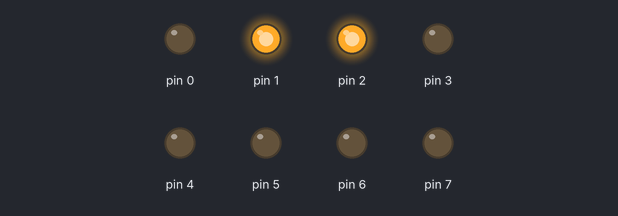
Bench run of a sketch on a simulated Arduino Uno, built with avr-gcc and run on an emulated ATmega328P. On the bench: output pins drawn as LEDs (lit = HIGH).

Above: at 0.5 s.
At 2.5 s:
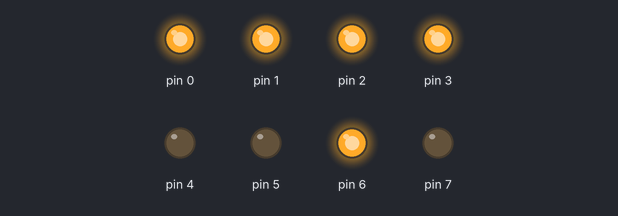
At 4.5 s:
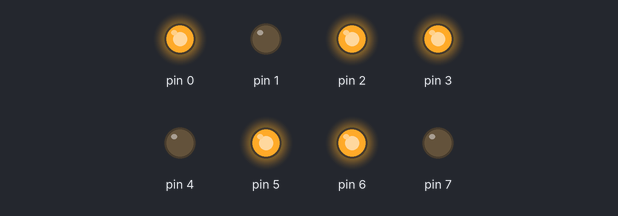
At 9.5 s:
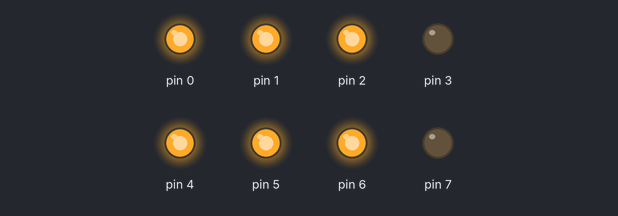
At 13.5 s:
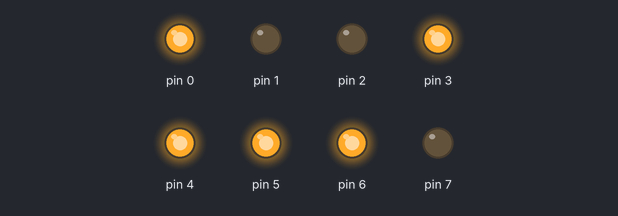
At 18.5 s:
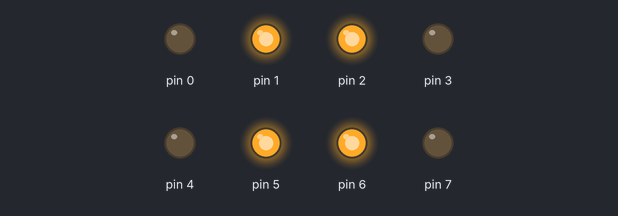
Timing chart, 0 to 19.5 s (numbered marks = the images above):
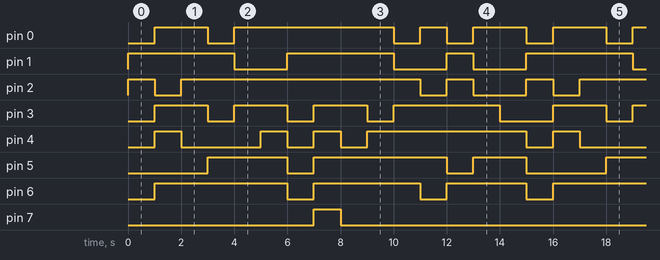

Measured:
- by itself, pin 0: repeats every 15.0 s: LOW 1.0 s, HIGH 6.0 s, LOW 1.0 s, HIGH 1.0 s, 2 × (LOW 1.0 s, HIGH 2.0 s)
- by itself, pin 1: repeats every 15.0 s: LOW 2.0 s, HIGH 4.0 s, LOW 2.0 s, HIGH 1.0 s, LOW 2.0 s, HIGH 4.0 s
- by itself, pin 2: repeats every 15.0 s: LOW 1.0 s, HIGH 9.0 s, LOW 1.0 s, HIGH 1.0 s, LOW 2.0 s, HIGH 1.0 s
- by itself, pin 3: repeats every 15.0 s: 2 × (LOW 1.0 s, HIGH 2.0 s), LOW 1.0 s, HIGH 4.0 s, LOW 2.0 s, HIGH 2.0 s
- by itself, pin 4: repeats every 15.0 s: LOW 3.0 s, 2 × (HIGH 1.0 s, LOW 1.0 s), HIGH 6.0 s, LOW 1.0 s, HIGH 1.0 s
- by itself, pin 5: repeats every 15.0 s: LOW 1.0 s, HIGH 5.0 s, LOW 1.0 s, HIGH 2.0 s, LOW 3.0 s, HIGH 3.0 s
- by itself, pin 6: repeats every 15.0 s: LOW 1.0 s, HIGH 4.0 s, LOW 1.0 s, HIGH 3.0 s, LOW 1.0 s, HIGH 5.0 s
- by itself, pin 7: alternates HIGH for 1.0 s and LOW for 14.0 s

The sketch:

7_segment_counter.ino
```cpp
void setup() {
  // put your setup code here, to run once:
DDRD=0B11111111;
}

void loop() {
  // put your main code here, to run repeatedly:
 // 1 = 0B00000110
 // 2 = 0B01011011
 // 3 = 0B01001111
 // 4 = 0B01100110
 // 5 = 0B01101101
 // 6 = 0B01111101
 // 7 = 0B00000111
 // 8 = 0B11111111
 // 9 = 0B01101111
 // A = 0B01110111
 // B = 0B01111100
 // C = 0B00111001
 // D = 0B01011110
 // E = 0B01111001
 // F = 0B01110001
 // GO BACKWARDS
PORTD = 0B00000110;
delay(1000);
PORTD = 0B01011011;
delay(1000);
PORTD = 0B01001111;
delay(1000);
PORTD = 0B01100110;
delay(1000);
PORTD = 0B01101101;
delay(1000);
PORTD = 0B01111101;
delay(1000);
PORTD = 0B00000111;
delay(1000);
PORTD = 0B11111111;
delay(1000);
PORTD = 0B01101111;
delay(1000);
PORTD = 0B01110111;
delay(1000);
PORTD = 0B01111100;
delay(1000);
PORTD = 0B00111001;
delay(1000);
PORTD = 0B01011110;
delay(1000);
PORTD = 0B01111001;
delay(1000);
PORTD = 0B01110001;
delay(1000);
}
```
